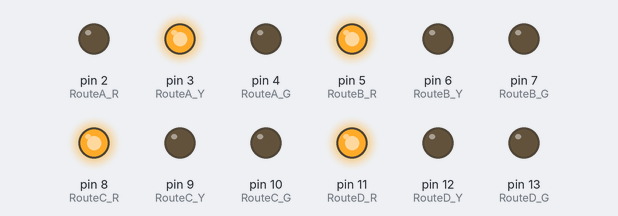
The sketch below on a simulated Arduino Uno, built with avr-gcc and run on an emulated ATmega328P. On the bench: output pins drawn as LEDs (lit = HIGH).

Above: at 0.6 s.
At 2.1 s:
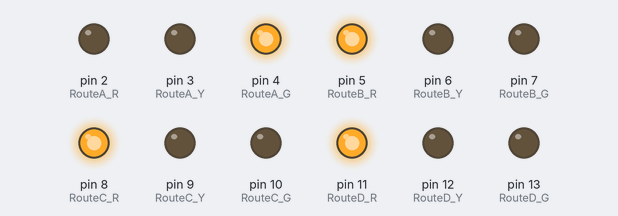
At 12.6 s:
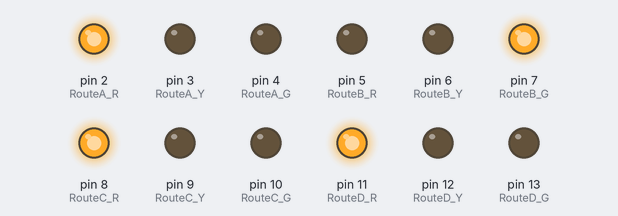
At 16.6 s:
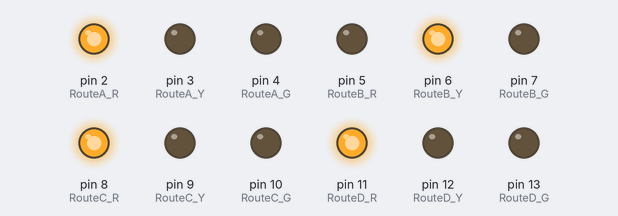
At 27.1 s:
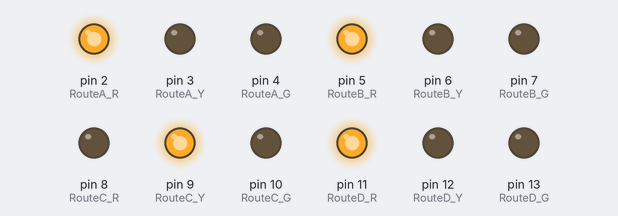
At 37.6 s:
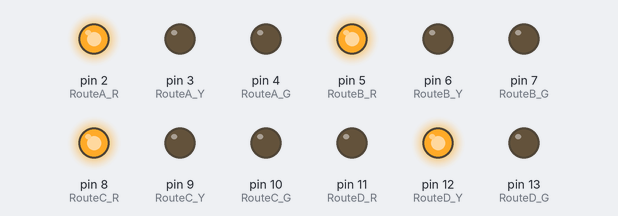
Timing chart, 0 to 39.1 s (numbered marks = the images above):
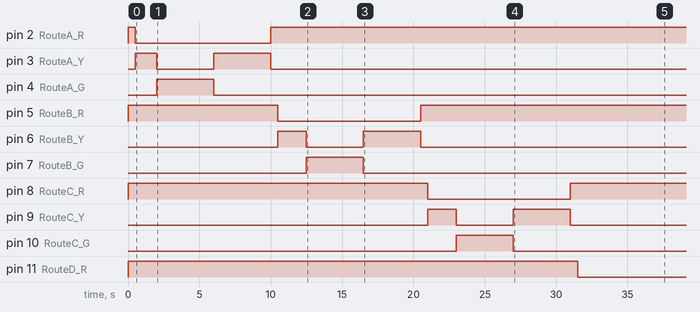

Measured:
- by itself, pin 2 (RouteA_R): HIGH → LOW at 0.50 s, → HIGH 9.5 s later
- by itself, pin 3 (RouteA_Y): LOW → HIGH at 0.50 s, → LOW 1.5 s later, → HIGH 4.0 s later, → LOW 4.0 s later
- by itself, pin 4 (RouteA_G): LOW → HIGH at 2.0 s, → LOW 4.0 s later
- by itself, pin 5 (RouteB_R): HIGH → LOW at 10.5 s, → HIGH 10.0 s later
- by itself, pin 6 (RouteB_Y): LOW → HIGH at 10.5 s, → LOW 2.0 s later, → HIGH 4.0 s later, → LOW 4.0 s later
- by itself, pin 7 (RouteB_G): LOW → HIGH at 12.5 s, → LOW 4.0 s later
- by itself, pin 8 (RouteC_R): HIGH → LOW at 21.0 s, → HIGH 10.0 s later
- by itself, pin 9 (RouteC_Y): LOW → HIGH at 21.0 s, → LOW 2.0 s later, → HIGH 4.0 s later, → LOW 4.0 s later

The sketch:

traffic_light.ino
```cpp
const byte RouteA_R = 2;
const byte RouteA_Y = 3;
const byte RouteA_G = 4;
const byte RouteB_R = 5;
const byte RouteB_Y = 6;
const byte RouteB_G = 7;
const byte RouteC_R = 8;
const byte RouteC_Y = 9;
const byte RouteC_G = 10;
const byte RouteD_R = 11;
const byte RouteD_Y = 12;
const byte RouteD_G = 13;

byte routeSelector = 0;
byte lightSelector = 0;
unsigned long lightTimer = 0;
unsigned long yellowDelay = 2000;
unsigned long greenDelay = 4000;
unsigned long nextDelay = 500;

void setup() {
  // put your setup code here, to run once:
  pinMode(RouteA_R, OUTPUT);
  pinMode(RouteA_Y, OUTPUT);
  pinMode(RouteA_G, OUTPUT);

  pinMode(RouteB_R, OUTPUT);
  pinMode(RouteB_Y, OUTPUT);
  pinMode(RouteB_G, OUTPUT);

  pinMode(RouteC_R, OUTPUT);
  pinMode(RouteC_Y, OUTPUT);
  pinMode(RouteC_G, OUTPUT);

  pinMode(RouteD_R, OUTPUT);
  pinMode(RouteD_Y, OUTPUT);
  pinMode(RouteD_G, OUTPUT);

  digitalWrite(RouteA_R, HIGH);
  digitalWrite(RouteB_R, HIGH);
  digitalWrite(RouteC_R, HIGH);
  digitalWrite(RouteD_R, HIGH);

  lightTimer = millis();
  delay(500);
}

void loop() {
  // put your main code here, to run repeatedly:
  changeLight();
  trafficControl();
}

void trafficControl() {
  switch(routeSelector) {
    case 0:
      switch(lightSelector) {
        case 0:
          digitalWrite(RouteA_R, LOW);
          digitalWrite(RouteA_Y, HIGH);
          break;
        case 1:
          digitalWrite(RouteA_Y, LOW);
          digitalWrite(RouteA_G, HIGH);
          break;
        case 2:
          digitalWrite(RouteA_G, LOW);
          digitalWrite(RouteA_Y, HIGH);
          break;
        case 3:
          digitalWrite(RouteA_Y, LOW);
          digitalWrite(RouteA_R, HIGH);
          break;
      }
      break;
    case 1:
      switch(lightSelector) {
        case 0:
          digitalWrite(RouteB_R, LOW);
          digitalWrite(RouteB_Y, HIGH);
          break;
        case 1:
          digitalWrite(RouteB_Y, LOW);
          digitalWrite(RouteB_G, HIGH);
          break;
        case 2:
          digitalWrite(RouteB_G, LOW);
          digitalWrite(RouteB_Y, HIGH);
          break;
        case 3:
          digitalWrite(RouteB_Y, LOW);
          digitalWrite(RouteB_R, HIGH);
          break;
      }
      break;
    case 2:
      switch(lightSelector) {
        case 0:
          digitalWrite(RouteC_R, LOW);
          digitalWrite(RouteC_Y, HIGH);
          break;
        case 1:
          digitalWrite(RouteC_Y, LOW);
          digitalWrite(RouteC_G, HIGH);
          break;
        case 2:
          digitalWrite(RouteC_G, LOW);
          digitalWrite(RouteC_Y, HIGH);
          break;
        case 3:
          digitalWrite(RouteC_Y, LOW);
          digitalWrite(RouteC_R, HIGH);
          break;
      }
      break;
    case 3:
      switch(lightSelector) {
        case 0:
          digitalWrite(RouteD_R, LOW);
          digitalWrite(RouteD_Y, HIGH);
          break;
        case 1:
          digitalWrite(RouteD_Y, LOW);
          digitalWrite(RouteD_G, HIGH);
          break;
        case 2:
          digitalWrite(RouteD_G, LOW);
          digitalWrite(RouteD_Y, HIGH);
          break;
        case 3:
          digitalWrite(RouteD_Y, LOW);
          digitalWrite(RouteD_R, HIGH);
          break;
      }
      break;
  }

}

void changeLight() {
  if(((millis() - lightTimer) >= yellowDelay) && (lightSelector == 0)) {
    lightSelector = 1;
    lightTimer = millis();
  }
  if(((millis() - lightTimer) >= greenDelay) && (lightSelector == 1)) {
    lightSelector = 2;
    lightTimer = millis();
  }
  if(((millis() - lightTimer) >= greenDelay) && (lightSelector == 2)) {
    lightSelector = 3;
    lightTimer = millis();
  }
  if(((millis() - lightTimer) >= nextDelay) && (lightSelector == 3)) {
    lightSelector = 0;
    routeSelector++;
    if (routeSelector >= 4) {
      routeSelector = 0;
    }
    lightTimer = millis();
  }
}
```
